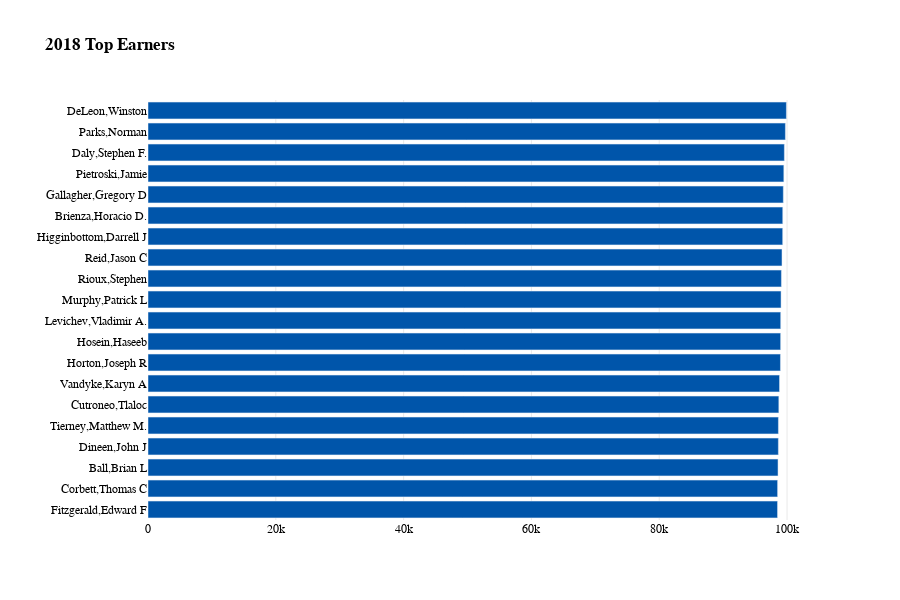

The notebook cell saved with this chart:
### Code cell
# did the above thing but useing plotly

fig = px.bar(top18_20, x='TOTAL EARNINGS', y='NAME', color='NAME', orientation='h', title='<b>2018 Top Earners<b>', color_discrete_sequence=color_list)
fig.update_layout(xaxis_title='', yaxis_title='')
fig.update_layout(showlegend=False)
fig.update_layout(font_family="GT America Bold")
# change the frount of thing other than title to GT-America-Standard-regular

fig.update_layout(font=dict(family="GT America", size=12, color="#000000"))

# increase the hight of the plot
fig.update_layout(height=600)

# make the background color to be transparent 
fig.update_layout(plot_bgcolor='rgba(0,0,0,0)')
fig.update_xaxes(showgrid=True, gridwidth=0.5, gridcolor='LightGray')
fig.update_layout(showlegend=False)
fig.show()

### Figure 1 — Plotly figure (JSON) as saved in the notebook; plotly's stock layout.template omitted (floating-point values rounded to 4 significant figures)
{"data": [{"alignmentgroup": "True", "hovertemplate": "NAME=%{y}<br>TOTAL EARNINGS=%{x}<extra></extra>", "legendgroup": "DeLeon,Winston", "marker": {"color": "#0055aa", "pattern": {"shape": ""}}, "name": "DeLeon,Winston", "offsetgroup": "DeLeon,Winston", "orientation": "h", "showlegend": true, "textposition": "auto", "type": "bar", "x": [99899], "xaxis": "x", "y": ["DeLeon,Winston"], "yaxis": "y"}, {"alignmentgroup": "True", "hovertemplate": "NAME=%{y}<br>TOTAL EARNINGS=%{x}<extra></extra>", "legendgroup": "Parks,Norman", "marker": {"color": "#0055aa", "pattern": {"shape": ""}}, "name": "Parks,Norman", "offsetgroup": "Parks,Norman", "orientation": "h", "showlegend": true, "textposition": "auto", "type": "bar", "x": [99740.0], "xaxis": "x", "y": ["Parks,Norman"], "yaxis": "y"}, {"alignmentgroup": "True", "hovertemplate": "NAME=%{y}<br>TOTAL EARNINGS=%{x}<extra></extra>", "legendgroup": "Daly,Stephen F.", "marker": {"color": "#0055aa", "pattern": {"shape": ""}}, "name": "Daly,Stephen F.", "offsetgroup": "Daly,Stephen F.", "orientation": "h", "showlegend": true, "textposition": "auto", "type": "bar", "x": [99580.0], "xaxis": "x", "y": ["Daly,Stephen F."], "yaxis": "y"}, {"alignmentgroup": "True", "hovertemplate": "NAME=%{y}<br>TOTAL EARNINGS=%{x}<extra></extra>", "legendgroup": "Pietroski,Jamie", "marker": {"color": "#0055aa", "pattern": {"shape": ""}}, "name": "Pietroski,Jamie", "offsetgroup": "Pietroski,Jamie", "orientation": "h", "showlegend": true, "textposition": "auto", "type": "bar", "x": [99500.0], "xaxis": "x", "y": ["Pietroski,Jamie"], "yaxis": "y"}, {"alignmentgroup": "True", "hovertemplate": "NAME=%{y}<br>TOTAL EARNINGS=%{x}<extra></extra>", "legendgroup": "Gallagher,Gregory D", "marker": {"color": "#0055aa", "pattern": {"shape": ""}}, "name": "Gallagher,Gregory D", "offsetgroup": "Gallagher,Gregory D", "orientation": "h", "showlegend": true, "textposition": "auto", "type": "bar", "x": [99420.0], "xaxis": "x", "y": ["Gallagher,Gregory D"], "yaxis": "y"}, {"alignmentgroup": "True", "hovertemplate": "NAME=%{y}<br>TOTAL EARNINGS=%{x}<extra></extra>", "legendgroup": "Brienza,Horacio D.", "marker": {"color": "#0055aa", "pattern": {"shape": ""}}, "name": "Brienza,Horacio D.", "offsetgroup": "Brienza,Horacio D.", "orientation": "h", "showlegend": true, "textposition": "auto", "type": "bar", "x": [99330.0], "xaxis": "x", "y": ["Brienza,Horacio D."], "yaxis": "y"}, {"alignmentgroup": "True", "hovertemplate": "NAME=%{y}<br>TOTAL EARNINGS=%{x}<extra></extra>", "legendgroup": "Higginbottom,Darrell J", "marker": {"color": "#0055aa", "pattern": {"shape": ""}}, "name": "Higginbottom,Darrell J", "offsetgroup": "Higginbottom,Darrell J", "orientation": "h", "showlegend": true, "textposition": "auto", "type": "bar", "x": [99319], "xaxis": "x", "y": ["Higginbottom,Darrell J"], "yaxis": "y"}, {"alignmentgroup": "True", "hovertemplate": "NAME=%{y}<br>TOTAL EARNINGS=%{x}<extra></extra>", "legendgroup": "Reid,Jason C", "marker": {"color": "#0055aa", "pattern": {"shape": ""}}, "name": "Reid,Jason C", "offsetgroup": "Reid,Jason C", "orientation": "h", "showlegend": true, "textposition": "auto", "type": "bar", "x": [99210.0], "xaxis": "x", "y": ["Reid,Jason C"], "yaxis": "y"}, {"alignmentgroup": "True", "hovertemplate": "NAME=%{y}<br>TOTAL EARNINGS=%{x}<extra></extra>", "legendgroup": "Rioux,Stephen", "marker": {"color": "#0055aa", "pattern": {"shape": ""}}, "name": "Rioux,Stephen", "offsetgroup": "Rioux,Stephen", "orientation": "h", "showlegend": true, "textposition": "auto", "type": "bar", "x": [99120.0], "xaxis": "x", "y": ["Rioux,Stephen"], "yaxis": "y"}, {"alignmentgroup": "True", "hovertemplate": "NAME=%{y}<br>TOTAL EARNINGS=%{x}<extra></extra>", "legendgroup": "Murphy,Patrick L", "marker": {"color": "#0055aa", "pattern": {"shape": ""}}, "name": "Murphy,Patrick L", "offsetgroup": "Murphy,Patrick L", "orientation": "h", "showlegend": true, "textposition": "auto", "type": "bar", "x": [99060.0], "xaxis": "x", "y": ["Murphy,Patrick L"], "yaxis": "y"}, {"alignmentgroup": "True", "hovertemplate": "NAME=%{y}<br>TOTAL EARNINGS=%{x}<extra></extra>", "legendgroup": "Levichev,Vladimir A.", "marker": {"color": "#0055aa", "pattern": {"shape": ""}}, "name": "Levichev,Vladimir A.", "offsetgroup": "Levichev,Vladimir A.", "orientation": "h", "showlegend": true, "textposition": "auto", "type": "bar", "x": [99010.0], "xaxis": "x", "y": ["Levichev,Vladimir A."], "yaxis": "y"}, {"alignmentgroup": "True", "hovertemplate": "NAME=%{y}<br>TOTAL EARNINGS=%{x}<extra></extra>", "legendgroup": "Hosein,Haseeb", "marker": {"color": "#0055aa", "pattern": {"shape": ""}}, "name": "Hosein,Haseeb", "offsetgroup": "Hosein,Haseeb", "orientation": "h", "showlegend": true, "textposition": "auto", "type": "bar", "x": [99000.0], "xaxis": "x", "y": ["Hosein,Haseeb"], "yaxis": "y"}, {"alignmentgroup": "True", "hovertemplate": "NAME=%{y}<br>TOTAL EARNINGS=%{x}<extra></extra>", "legendgroup": "Horton,Joseph R", "marker": {"color": "#0055aa", "pattern": {"shape": ""}}, "name": "Horton,Joseph R", "offsetgroup": "Horton,Joseph R", "orientation": "h", "showlegend": true, "textposition": "auto", "type": "bar", "x": [98970.0], "xaxis": "x", "y": ["Horton,Joseph R"], "yaxis": "y"}, {"alignmentgroup": "True", "hovertemplate": "NAME=%{y}<br>TOTAL EARNINGS=%{x}<extra></extra>", "legendgroup": "Vandyke,Karyn A", "marker": {"color": "#0055aa", "pattern": {"shape": ""}}, "name": "Vandyke,Karyn A", "offsetgroup": "Vandyke,Karyn A", "orientation": "h", "showlegend": true, "textposition": "auto", "type": "bar", "x": [98820.0], "xaxis": "x", "y": ["Vandyke,Karyn A"], "yaxis": "y"}, {"alignmentgroup": "True", "hovertemplate": "NAME=%{y}<br>TOTAL EARNINGS=%{x}<extra></extra>", "legendgroup": "Cutroneo,Tlaloc", "marker": {"color": "#0055aa", "pattern": {"shape": ""}}, "name": "Cutroneo,Tlaloc", "offsetgroup": "Cutroneo,Tlaloc", "orientation": "h", "showlegend": true, "textposition": "auto", "type": "bar", "x": [98720.0], "xaxis": "x", "y": ["Cutroneo,Tlaloc"], "yaxis": "y"}, {"alignmentgroup": "True", "hovertemplate": "NAME=%{y}<br>TOTAL EARNINGS=%{x}<extra></extra>", "legendgroup": "Tierney,Matthew M.", "marker": {"color": "#0055aa", "pattern": {"shape": ""}}, "name": "Tierney,Matthew M.", "offsetgroup": "Tierney,Matthew M.", "orientation": "h", "showlegend": true, "textposition": "auto", "type": "bar", "x": [98650.0], "xaxis": "x", "y": ["Tierney,Matthew M."], "yaxis": "y"}, {"alignmentgroup": "True", "hovertemplate": "NAME=%{y}<br>TOTAL EARNINGS=%{x}<extra></extra>", "legendgroup": "Dineen,John J", "marker": {"color": "#0055aa", "pattern": {"shape": ""}}, "name": "Dineen,John J", "offsetgroup": "Dineen,John J", "orientation": "h", "showlegend": true, "textposition": "auto", "type": "bar", "x": [98640.0], "xaxis": "x", "y": ["Dineen,John J"], "yaxis": "y"}, {"alignmentgroup": "True", "hovertemplate": "NAME=%{y}<br>TOTAL EARNINGS=%{x}<extra></extra>", "legendgroup": "Ball,Brian L", "marker": {"color": "#0055aa", "pattern": {"shape": ""}}, "name": "Ball,Brian L", "offsetgroup": "Ball,Brian L", "orientation": "h", "showlegend": true, "textposition": "auto", "type": "bar", "x": [98590.0], "xaxis": "x", "y": ["Ball,Brian L"], "yaxis": "y"}, {"alignmentgroup": "True", "hovertemplate": "NAME=%{y}<br>TOTAL EARNINGS=%{x}<extra></extra>", "legendgroup": "Corbett,Thomas C", "marker": {"color": "#0055aa", "pattern": {"shape": ""}}, "name": "Corbett,Thomas C", "offsetgroup": "Corbett,Thomas C", "orientation": "h", "showlegend": true, "textposition": "auto", "type": "bar", "x": [98520.0], "xaxis": "x", "y": ["Corbett,Thomas C"], "yaxis": "y"}, {"alignmentgroup": "True", "hovertemplate": "NAME=%{y}<br>TOTAL EARNINGS=%{x}<extra></extra>", "legendgroup": "Fitzgerald,Edward F", "marker": {"color": "#0055aa", "pattern": {"shape": ""}}, "name": "Fitzgerald,Edward F", "offsetgroup": "Fitzgerald,Edward F", "orientation": "h", "showlegend": true, "textposition": "auto", "type": "bar", "x": [98510.0], "xaxis": "x", "y": ["Fitzgerald,Edward F"], "yaxis": "y"}], "layout": {"barmode": "relative", "font": {"color": "#000000", "family": "GT America", "size": 12}, "height": 600, "legend": {"title": {"text": "NAME"}, "tracegroupgap": 0}, "plot_bgcolor": "rgba(0,0,0,0)", "showlegend": false, "title": {"text": "<b>2018 Top Earners<b>"}, "xaxis": {"anchor": "y", "domain": [0, 1], "gridcolor": "LightGray", "gridwidth": 0.5, "showgrid": true, "title": {"text": ""}}, "yaxis": {"anchor": "x", "categoryarray": ["Fitzgerald,Edward F", "Corbett,Thomas C", "Ball,Brian L", "Dineen,John J", "Tierney,Matthew M.", "Cutroneo,Tlaloc", "Vandyke,Karyn A", "Horton,Joseph R", "Hosein,Haseeb", "Levichev,Vladimir A.", "Murphy,Patrick L", "Rioux,Stephen", "Reid,Jason C", "Higginbottom,Darrell J", "Brienza,Horacio D.", "Gallagher,Gregory D", "Pietroski,Jamie", "Daly,Stephen F.", "Parks,Norman", "DeLeon,Winston"], "categoryorder": "array", "domain": [0, 1], "title": {"text": ""}}}}
